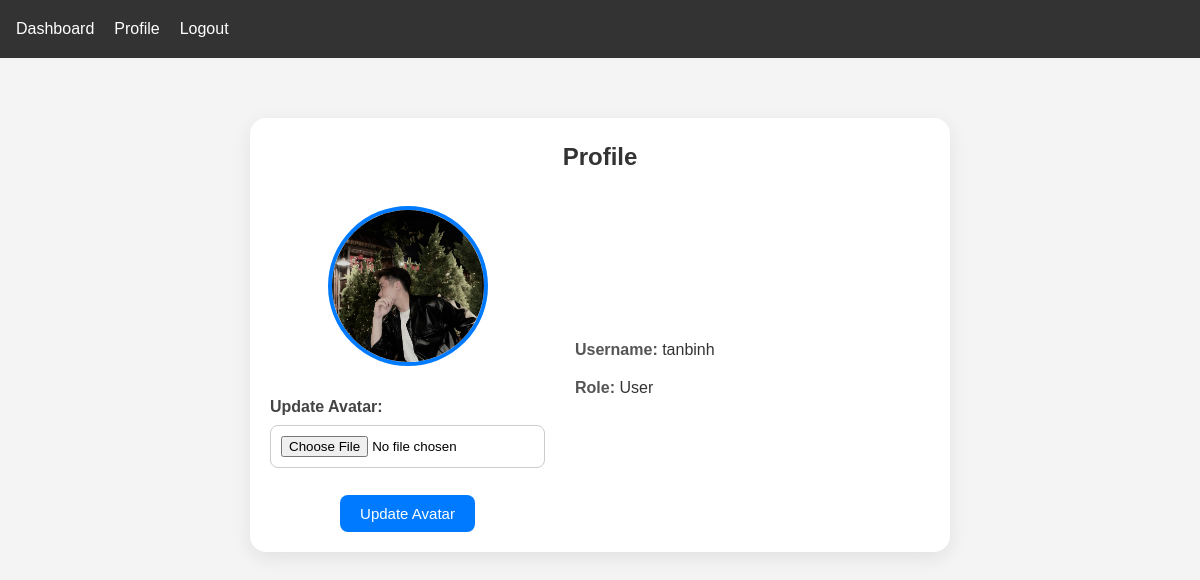
/profile (signed in), run on the app's committed database.
### tables this page shows
CREATE TABLE users (
        id INTEGER PRIMARY KEY AUTOINCREMENT,
        username VARCHAR(80) NOT NULL UNIQUE,
        password VARCHAR(120) NOT NULL,
        avatar VARCHAR(200),
        is_admin BOOLEAN DEFAULT 0,
        is_active BOOLEAN DEFAULT 1,
        created_at TIMESTAMP DEFAULT CURRENT_TIMESTAMP
    );

### app.py (the view, shortened to what this page needs)
@app.route('/profile', methods=['GET', 'POST'])
def profile():
    if 'user_id' not in session:
        return redirect(url_for('login'))
    db = get_db()
    user = db.execute('SELECT * FROM users WHERE id = ?',
                     (session['user_id'],)).fetchone()
    return render_template('profile.html', user=user)

### app.py (called while the page is built)
def get_db():
    db = sqlite3.connect(DATABASE)
    db.row_factory = sqlite3.Row
    db.execute('PRAGMA foreign_keys = ON')
    return db

### templates/profile.html (shortened to what this page needs)
{% extends "base.html" %}
{% block content %}
<div class="profile-container">
    <h2>Profile</h2>
    <div class="profile-info">
        <div class="avatar-section">
            {% if user.avatar %}
                <img src="{{ url_for('static', filename='uploads/avatars/' + user.avatar) }}" alt="Avatar" class="avatar">
            {% else %}
                <img src="{{ url_for('static', filename='img/default-avatar.png') }}" alt="Default Avatar" class="avatar">
            {% endif %}
            <form method="POST" enctype="multipart/form-data" class="avatar-form">
                <div class="form-group">
                    <label for="avatar">Update Avatar:</label>
                    <input type="file" id="avatar" name="avatar" accept="image/*">
                </div>
                <button type="submit">Update Avatar</button>
            </form>
        </div>
        <div class="user-info">
            <p><strong>Username:</strong> {{ user.username }}</p>
            <p><strong>Role:</strong> {% if user.is_admin %}Admin{% else %}User{% endif %}</p>
        </div>
    </div>
</div>
{% endblock %}

### static/css/style.css (style rules this page uses)
* { margin: 0; padding: 0; box-sizing: border-box; }
body { font-family: Arial, sans-serif; line-height: 1.6; background-color: #f4f4f4; }
.form-group { margin-bottom: 15px; }
.form-group label { display: block; margin-bottom: 5px; }
.form-group input, .form-group textarea, .form-group select { width: 100%; padding: 8px; border: 1px solid #ddd; border-radius: 4px; }
button, .btn { background-color: #4CAF50; color: white; padding: 10px 20px; border: none; border-radius: 4px; cursor: pointer; transition: background 0.3s; }
.avatar { width: 150px; height: 150px; border-radius: 50%; object-fit: cover; }

### templates/profile.html (style rules this page uses)
.profile-container { max-width: 700px; margin: 40px auto; padding: 20px; background: #fff; border-radius: 16px; box-shadow: 0 6px 20px rgba(0, 0, 0, 0.08); }
.profile-container h2 { text-align: center; margin-bottom: 30px; font-weight: bold; color: #333; }
.profile-info { display: flex; gap: 30px; align-items: center; justify-content: center; flex-wrap: wrap; }
.avatar-section { text-align: center; }
.avatar { width: 160px; height: 160px; border-radius: 50%; object-fit: cover; border: 4px solid #007bff; margin-bottom: 20px; }
.avatar-form { display: flex; flex-direction: column; gap: 12px; align-items: center; }
.avatar-form .form-group { width: 100%; text-align: left; }
.avatar-form label { display: block; margin-bottom: 6px; font-weight: 600; color: #444; }
.avatar-form input[type="file"] { padding: 10px; border: 1px solid #ccc; border-radius: 8px; width: 100%; box-sizing: border-box; }
.avatar-form button { padding: 10px 20px; border: none; border-radius: 8px; background-color: #007bff; color: white; font-size: 15px; cursor: pointer; transition: background-color 0.3s; }
.user-info { flex: 1; min-width: 200px; }
.user-info p { font-size: 16px; margin: 12px 0; color: #333; }
.user-info strong { color: #555; }

### data on the page
users: avatar (picture), username "tanbinh"
